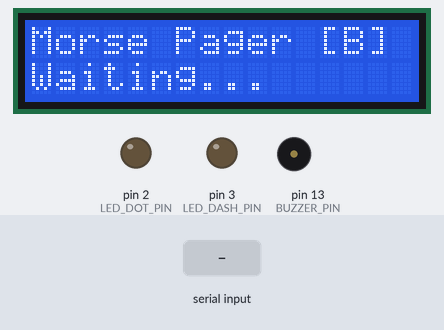
Bench run of a sketch on a simulated Arduino Uno, built with avr-gcc and run on an emulated ATmega328P. On the bench: 16×2 character LCD, output pins drawn as LEDs (lit = HIGH), buzzer (waves = sounding). Dashed ring = blinking. The inputs (shaded band) are chosen by the test bench.

Above: at 2.0 s.
2.1 s: "CHAR,\n" received over Serial
At 3.3 s:
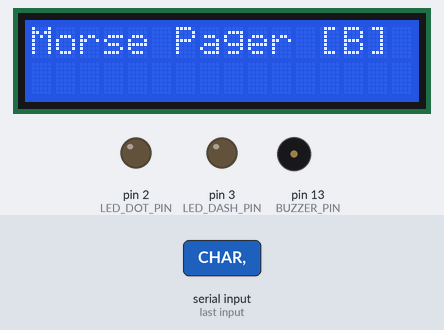
3.6 s: "SOS\n" received over Serial
At 3.67 s:
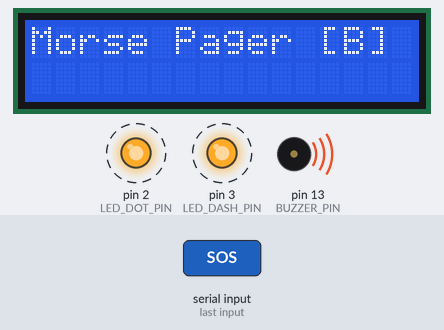
5.7 s: "RESET\n" received over Serial
At 6.2 s:
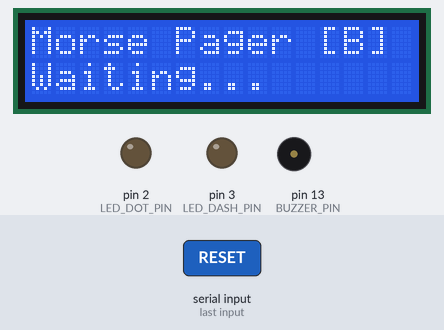
Timing chart, 0 to 8.7 s (numbered marks = the images above; inputs shaded):
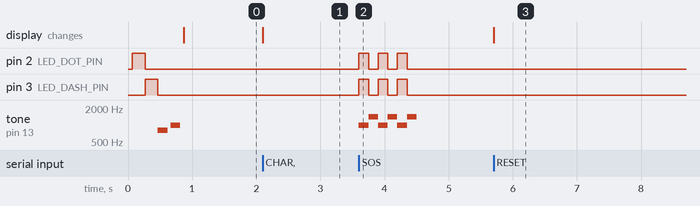

The sketch:

node_b.ino
```cpp
// AI-assisted development (Claude Code, Anthropic)
/*
 * Node B — Morse Code Receiver Terminal
 *
 * Hardware: Arduino Uno R3 + 16x2 LCD shield (stacked) + buzzer + 2 LEDs + button (unused)
 * Receive-only.
 *
 * LCD shield occupies D4–D10 and A0.
 * Remaining free digital pins: D2, D3, D11, D12, D13.
 *
 * Receives commands from the Pi over USB serial:
 *   CHAR,<character>        — display character on LCD
 *   TONE,<morse_pattern>    — play Morse pattern on buzzer (e.g. "...", "---")
 *   SOS                     — play SOS alarm (distinct warbling tone)
 *   RESET                   — clear LCD back to "Waiting..."
 *
 * Wiring:
 *   LCD shield:  stacked (D4–D10)
 *   Buzzer +     D13
 *   Buzzer -     GND
 *   LED 1:       D2 (with resistor) — blinks on dot
 *   LED 2:       D3 (with resistor) — blinks on dash
 */

#include <LiquidCrystal.h>

LiquidCrystal lcd(8, 9, 4, 5, 6, 7);

const int BUZZER_PIN = 13;
const int LED_DOT_PIN = 2;
const int LED_DASH_PIN = 3;

const int TONE_FREQ = 800;
const int DOT_MS = 80;
const int DASH_MS = 240;
const int SYMBOL_GAP_MS = 80;

char displayLine[17] = "";
int displayPos = 0;

char serialBuf[128];
int serialBufPos = 0;

void setup() {
    Serial.begin(115200);
    while (!Serial) { ; }

    lcd.begin(16, 2);
    lcd.clear();

    pinMode(BUZZER_PIN, OUTPUT);
    pinMode(LED_DOT_PIN, OUTPUT);
    pinMode(LED_DASH_PIN, OUTPUT);

    // Startup test
    lcd.setCursor(0, 0);
    lcd.print("LED/Buzz Test...");

    digitalWrite(LED_DOT_PIN, HIGH); delay(200);
    digitalWrite(LED_DOT_PIN, LOW);
    digitalWrite(LED_DASH_PIN, HIGH); delay(200);
    digitalWrite(LED_DASH_PIN, LOW);
    tone(BUZZER_PIN, TONE_FREQ, 150); delay(200);
    tone(BUZZER_PIN, TONE_FREQ + 200, 150); delay(200);

    lcd.clear();
    lcd.setCursor(0, 0);
    lcd.print("Morse Pager [B]");
    lcd.setCursor(0, 1);
    lcd.print("Waiting...");
}

void loop() {
    handleSerialInput();
}

void handleSerialInput() {
    while (Serial.available()) {
        char c = Serial.read();
        if (c == '\n') {
            serialBuf[serialBufPos] = '\0';
            processCommand(serialBuf);
            serialBufPos = 0;
        } else if (c != '\r' && serialBufPos < 126) {
            serialBuf[serialBufPos++] = c;
        }
    }
}

void processCommand(const char* cmd) {
    if (strncmp(cmd, "CHAR,", 5) == 0) {
        char ch = cmd[5];
        appendChar(ch);

    } else if (strncmp(cmd, "TONE,", 5) == 0) {
        // Play Morse pattern: dots and dashes as audio + LEDs
        const char* pattern = cmd + 5;
        playMorsePattern(pattern);

    } else if (strcmp(cmd, "SOS") == 0) {
        playSosAlarm();

    } else if (strcmp(cmd, "RESET") == 0) {
        displayPos = 0;
        displayLine[0] = '\0';
        lcd.setCursor(0, 1);
        lcd.print("                ");
        lcd.setCursor(0, 1);
        lcd.print("Waiting...");
    }
}

void playMorsePattern(const char* pattern) {
    for (int i = 0; pattern[i] != '\0'; i++) {
        if (pattern[i] == '.') {
            digitalWrite(LED_DOT_PIN, HIGH);
            tone(BUZZER_PIN, TONE_FREQ);
            delay(DOT_MS);
            noTone(BUZZER_PIN);
            digitalWrite(LED_DOT_PIN, LOW);
        } else if (pattern[i] == '-') {
            digitalWrite(LED_DASH_PIN, HIGH);
            tone(BUZZER_PIN, TONE_FREQ);
            delay(DASH_MS);
            noTone(BUZZER_PIN);
            digitalWrite(LED_DASH_PIN, LOW);
        }
        delay(SYMBOL_GAP_MS);
    }
}

void playSosAlarm() {
    // Warbling alarm tone for SOS detection
    for (int i = 0; i < 3; i++) {
        tone(BUZZER_PIN, 1000);
        digitalWrite(LED_DOT_PIN, HIGH);
        digitalWrite(LED_DASH_PIN, HIGH);
        delay(150);
        tone(BUZZER_PIN, 1400);
        digitalWrite(LED_DOT_PIN, LOW);
        digitalWrite(LED_DASH_PIN, LOW);
        delay(150);
    }
    noTone(BUZZER_PIN);
}

void appendChar(char ch) {
    if (displayPos >= 16) {
        for (int i = 0; i < 15; i++) {
            displayLine[i] = displayLine[i + 1];
        }
        displayPos = 15;
    }
    displayLine[displayPos] = ch;
    displayPos++;
    displayLine[displayPos] = '\0';

    lcd.setCursor(0, 1);
    lcd.print("                ");
    lcd.setCursor(0, 1);
    lcd.print(displayLine);
}
```

Measured:
- after the input at 2.1 s, the display: changes at once (image 1)
- after the input at 3.6 s, pin 2 (LED_DOT_PIN), pin 3 (LED_DASH_PIN): alternates HIGH for 0.15 s and LOW for 0.15 s, 6 changes in all, then stays LOW, starting at once; tone on pin 13 (BUZZER_PIN): silent → 1000 Hz at once, then repeats every 0.30 s: 1400 Hz 0.15 s, 1000 Hz 0.15 s, until it stays silent from 4.5 s
- after the input at 5.7 s, the display: changes at once (image 3)
